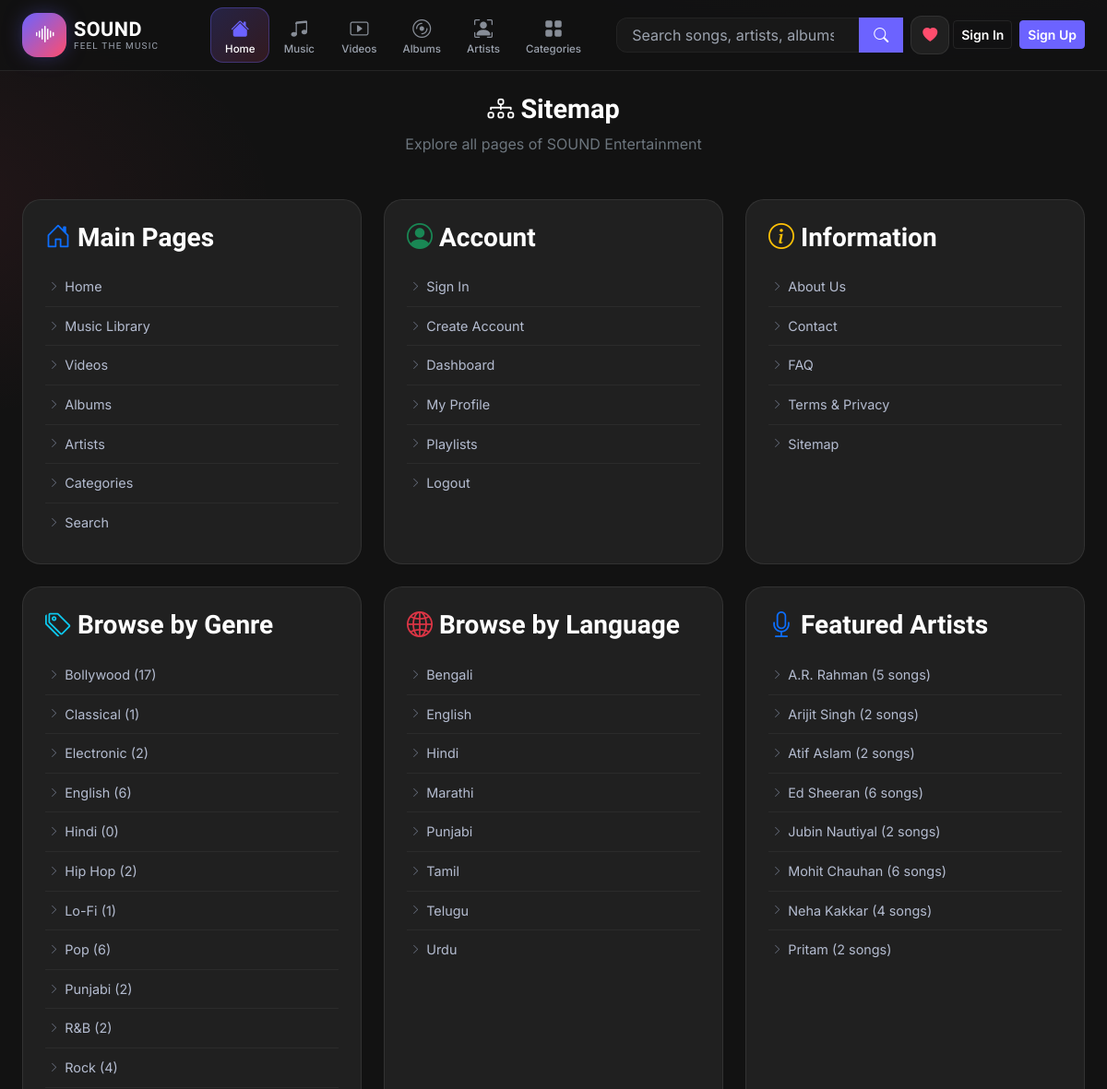
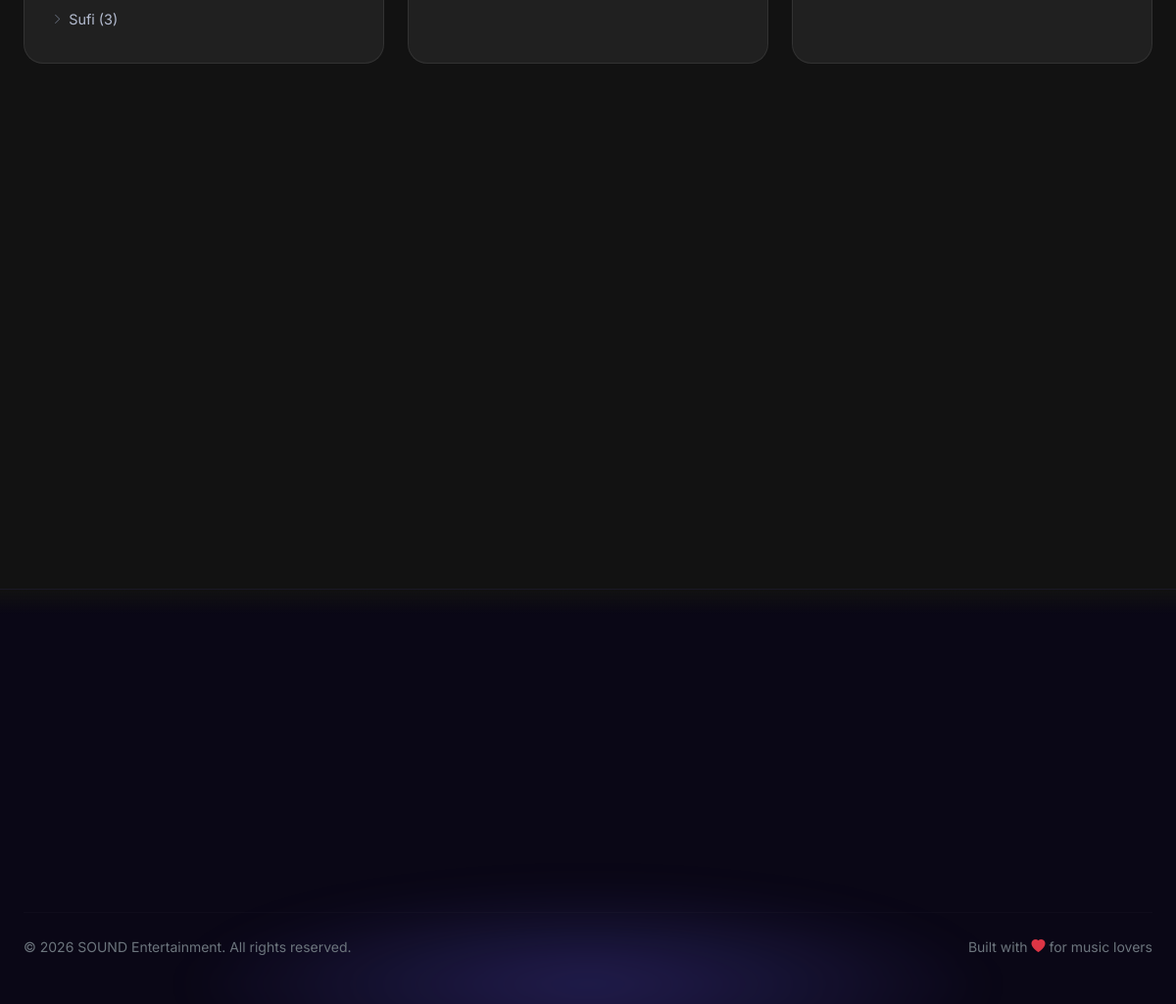
/sitemap.php, run on the app's committed database (2 pictures, top to bottom).
### tables this page shows
CREATE TABLE IF NOT EXISTS genres (
  id INT AUTO_INCREMENT PRIMARY KEY,
  name VARCHAR(80) NOT NULL UNIQUE,
  created_at TIMESTAMP DEFAULT CURRENT_TIMESTAMP
);

CREATE TABLE IF NOT EXISTS languages (
  id INT AUTO_INCREMENT PRIMARY KEY,
  name VARCHAR(80) NOT NULL UNIQUE,
  created_at TIMESTAMP DEFAULT CURRENT_TIMESTAMP
);

CREATE TABLE IF NOT EXISTS artists (
  id INT AUTO_INCREMENT PRIMARY KEY,
  name VARCHAR(150) NOT NULL,
  bio TEXT DEFAULT NULL,
  image_url VARCHAR(255) DEFAULT NULL,
  social_facebook VARCHAR(255) DEFAULT NULL,
  social_twitter VARCHAR(255) DEFAULT NULL,
  social_instagram VARCHAR(255) DEFAULT NULL,
  created_at TIMESTAMP DEFAULT CURRENT_TIMESTAMP
);

### includes/functions.php (called while the page is built, shortened)
<?php
require_once __DIR__ . '/header.php';
require_once __DIR__ . '/footer.php';
function db() {
    static $pdo = null;
    if ($pdo === null) {
        $dsn = 'mysql:host=' . DB_HOST . ';dbname=' . DB_NAME . ';charset=utf8mb4';
        try {
            $pdo = new PDO($dsn, DB_USER, DB_PASS, [
                PDO::ATTR_ERRMODE => PDO::ERRMODE_EXCEPTION,
                PDO::ATTR_DEFAULT_FETCH_MODE => PDO::FETCH_ASSOC,
                PDO::ATTR_EMULATE_PREPARES => false,
            ]);
        } catch (PDOException $e) {
            error_log('Database connection failed: ' . $e->getMessage());
            http_response_code(500);
            include __DIR__ . '/../500.php';
            exit;
        }
    }
    return $pdo;
}
function e($value): string {
    return htmlspecialchars((string)$value, ENT_QUOTES, 'UTF-8');
}
function url(string $path = ''): string {
    $path = ltrim($path, '/');
    return BASE_URL . '/' . $path;
}

### includes/models.php (called while the page is built, shortened)
<?php
require_once __DIR__ . '/functions.php';
function get_artists(int $limit = 0): array {
    $sql = "SELECT a.*, (SELECT COUNT(*) FROM songs s WHERE s.artist_id = a.id) AS song_count
            FROM artists a ORDER BY a.name ASC" . ($limit ? " LIMIT $limit" : "");
    return db()->query($sql)->fetchAll();
}
function get_genres(): array {
    return db()->query("SELECT g.*, (SELECT COUNT(*) FROM songs s WHERE s.genre_id = g.id) AS song_count FROM genres g ORDER BY g.name ASC")->fetchAll();
}
function get_languages(): array {
    return db()->query("SELECT * FROM languages ORDER BY name ASC")->fetchAll();
}

### sitemap.php (the view, shortened to what this page needs)
<?php
require_once __DIR__ . '/includes/functions.php';
require_once __DIR__ . '/includes/models.php';
?>
<div class="container-fluid px-3 px-lg-4 py-4">
    <div class="text-center mb-5">
        <h1 class="section-title mb-2"><i class="bi bi-diagram-3"></i> Sitemap</h1>
        <p class="text-secondary">Explore all pages of SOUND Entertainment</p>
    </div>
    <div class="row g-4">
        <div class="col-md-6 col-lg-4">
            <div class="card-media p-4 h-100">
                <h3 class="fw-bold text-white mb-3"><i class="bi bi-house-door text-primary"></i> Main Pages</h3>
                <ul class="sitemap-list">
                    <li><a href="<?= url('index.php') ?>"><i class="bi bi-chevron-right"></i> Home</a></li>
                    <li><a href="<?= url('music.php') ?>"><i class="bi bi-chevron-right"></i> Music Library</a></li>
                    <li><a href="<?= url('videos.php') ?>"><i class="bi bi-chevron-right"></i> Videos</a></li>
                    <li><a href="<?= url('albums.php') ?>"><i class="bi bi-chevron-right"></i> Albums</a></li>
                    <li><a href="<?= url('artists.php') ?>"><i class="bi bi-chevron-right"></i> Artists</a></li>
                    <li><a href="<?= url('categories.php') ?>"><i class="bi bi-chevron-right"></i> Categories</a></li>
                    <li><a href="<?= url('search.php') ?>"><i class="bi bi-chevron-right"></i> Search</a></li>
                </ul>
            </div>
        </div>
        <div class="col-md-6 col-lg-4">
            <div class="card-media p-4 h-100">
                <h3 class="fw-bold text-white mb-3"><i class="bi bi-person-circle text-success"></i> Account</h3>
                <ul class="sitemap-list">
                    <li><a href="<?= url('login.php') ?>"><i class="bi bi-chevron-right"></i> Sign In</a></li>
                    <li><a href="<?= url('register.php') ?>"><i class="bi bi-chevron-right"></i> Create Account</a></li>
                    <li><a href="<?= url('dashboard.php') ?>"><i class="bi bi-chevron-right"></i> Dashboard</a></li>
                    <li><a href="<?= url('profile.php') ?>"><i class="bi bi-chevron-right"></i> My Profile</a></li>
                    <li><a href="<?= url('playlists.php') ?>"><i class="bi bi-chevron-right"></i> Playlists</a></li>
                    <li><a href="<?= url('logout.php') ?>"><i class="bi bi-chevron-right"></i> Logout</a></li>
                </ul>
            </div>
        </div>
        <div class="col-md-6 col-lg-4">
            <div class="card-media p-4 h-100">
                <h3 class="fw-bold text-white mb-3"><i class="bi bi-info-circle text-warning"></i> Information</h3>
                <ul class="sitemap-list">
                    <li><a href="<?= url('about.php') ?>"><i class="bi bi-chevron-right"></i> About Us</a></li>
                    <li><a href="<?= url('contact.php') ?>"><i class="bi bi-chevron-right"></i> Contact</a></li>
                    <li><a href="<?= url('faq.php') ?>"><i class="bi bi-chevron-right"></i> FAQ</a></li>
                    <li><a href="<?= url('terms.php') ?>"><i class="bi bi-chevron-right"></i> Terms &amp; Privacy</a></li>
                    <li><a href="<?= url('sitemap.php') ?>"><i class="bi bi-chevron-right"></i> Sitemap</a></li>
                </ul>
            </div>
        </div>
        <?php $genres = get_genres(); ?>
        <?php if (!empty($genres)): ?>
        <div class="col-md-6 col-lg-4">
            <div class="card-media p-4 h-100">
                <h3 class="fw-bold text-white mb-3"><i class="bi bi-tags text-info"></i> Browse by Genre</h3>
                <ul class="sitemap-list">
                    <?php foreach ($genres as $g): ?>
                    <li><a href="<?= url('music.php?genre=' . $g['id']) ?>"><i class="bi bi-chevron-right"></i> <?= e($g['name']) ?> (<?= $g['song_count'] ?>)</a></li>
                    <?php endforeach; ?>
                </ul>
            </div>
        </div>
        <?php endif; ?>
        <?php $languages = get_languages(); ?>
        <?php if (!empty($languages)): ?>
        <div class="col-md-6 col-lg-4">
            <div class="card-media p-4 h-100">
                <h3 class="fw-bold text-white mb-3"><i class="bi bi-globe2 text-danger"></i> Browse by Language</h3>
                <ul class="sitemap-list">
                    <?php foreach ($languages as $l): ?>
                    <li><a href="<?= url('music.php?language=' . $l['id']) ?>"><i class="bi bi-chevron-right"></i> <?= e($l['name']) ?></a></li>
                    <?php endforeach; ?>
                </ul>
            </div>
        </div>
        <?php endif; ?>
        <?php $artists = get_artists(8); ?>
        <?php if (!empty($artists)): ?>
        <div class="col-md-6 col-lg-4">
            <div class="card-media p-4 h-100">
                <h3 class="fw-bold text-white mb-3"><i class="bi bi-mic text-primary"></i> Featured Artists</h3>
                <ul class="sitemap-list">
                    <?php foreach ($artists as $a): ?>
                    <li><a href="<?= url('artist_detail.php?id=' . $a['id']) ?>"><i class="bi bi-chevron-right"></i> <?= e($a['name']) ?> (<?= $a['song_count'] ?> songs)</a></li>
                    <?php endforeach; ?>
                </ul>
            </div>
        </div>
        <?php endif; ?>
    </div>
</div>

### assets/css/style.css (style rules this page uses)
:root { --primary:#6C63FF; --primary-dark:#5748FF; --secondary:#121212; --dark:#181818; --card:#202020; --pink:#FF4D6D; --text:#FFFFFF; --text-light:#9CA3AF; --border:rgba(255,255,255,.08); --radius:20px; --transition:.35s; }
html { scroll-behavior: smooth; overflow-x: hidden; }
body { font-family: 'Inter', system-ui, sans-serif; background-color: var(--secondary); background-image: radial-gradient(900px 500px at 80% -10%, rgba(108,99,255,0.15), transparent 60%), radial-gradient(700px 400px at -10% 10%, rgba(255,77,109,0.08), transparent 60%); background-attachment: fixed; color: var(--text-light); min-height: 100vh; }
h1, h2, h3, h4, h5, h6, .font-display { font-family: 'Sora', 'Inter', sans-serif; color: var(--text); line-height: 1.2; }
a { color: var(--primary); text-decoration: none; }
.card-media { background: var(--card); border: 1px solid var(--border); border-radius: var(--radius); overflow: hidden; transition: transform 0.3s ease, border-color 0.3s ease, box-shadow 0.3s ease; height: 100%; }
.section-title { font-family: 'Sora', sans-serif; font-weight: 700; color: #fff; font-size: 1.5rem; margin: 0; }
@media (min-width: 768px) { .section-title { font-size: 1.8rem; } }
.reveal { opacity: 0; transform: translateY(28px); transition: opacity 0.6s cubic-bezier(0.22,1,0.36,1), transform 0.6s cubic-bezier(0.22,1,0.36,1); }
.reveal-in { opacity: 1 !important; transform: translateY(0) !important; }
.card-media::after { content: ''; position: absolute; inset: 0; z-index: 2; border-radius: var(--radius); background: radial-gradient(circle at 50% 0%, rgba(108,99,255,0.12), transparent 70%); opacity: 0; transition: opacity 0.4s ease; pointer-events: none; }
.card-media { position: relative; }
.section-title { opacity: 0; transform: translateX(-20px); animation: slideInLeft 0.6s cubic-bezier(0.22,1,0.36,1) forwards; }
.row > [class*="col-"] { max-width: 100%; }

### sitemap.php (style rules this page uses)
.sitemap-list { list-style: none; padding: 0; margin: 0; }
.sitemap-list li { border-bottom: 1px solid rgba(255,255,255,0.05); }
.sitemap-list li:last-child { border-bottom: none; }
.sitemap-list a { display: flex; align-items: center; gap: 6px; padding: 10px 4px; color: #b4bcd0; text-decoration: none; font-size: 0.9rem; transition: all 0.15s ease; border-radius: 6px; }
.sitemap-list a i { font-size: 0.7rem; color: #6c7383; transition: color 0.15s ease; }

### data on the page
genres: name "Bollywood", song_count "17"
genres: name "Classical", song_count "1"
genres: name "Electronic", song_count "2"
genres: name "English", song_count "6"
genres: name "Hindi", song_count "0"
genres: name "Hip Hop", song_count "2"
genres: name "Lo-Fi", song_count "1"
genres: name "Pop", song_count "6"
genres: name "Punjabi", song_count "2"
genres: name "R&B", song_count "2"
genres: name "Rock", song_count "4"
genres: name "Sufi", song_count "3"
languages: name "Bengali"
languages: name "English"
languages: name "Hindi"
languages: name "Marathi"
languages: name "Punjabi"
languages: name "Tamil"
languages: name "Telugu"
languages: name "Urdu"
artists: name "A.R. Rahman", song_count "5"
artists: name "Arijit Singh", song_count "2"
artists: name "Atif Aslam", song_count "2"
artists: name "Ed Sheeran", song_count "6"
artists: name "Jubin Nautiyal", song_count "2"
artists: name "Mohit Chauhan", song_count "6"
artists: name "Neha Kakkar", song_count "4"
artists: name "Pritam", song_count "2"

### other printed values
$item['label'] "Home"
$item['label'] "Music"
$item['label'] "Videos"
$item['label'] "Albums"
$item['label'] "Artists"
$item['label'] "Categories"
